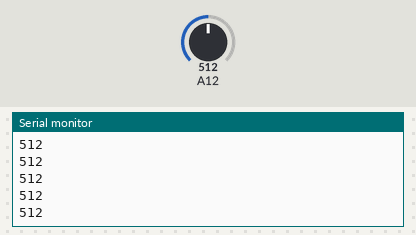
Simulated run of this program. Board: Arduino Mega 2560, built with avr-gcc and run on an emulated ATmega2560. Parts: the last lines printed to the serial monitor. The test bench sets the inputs (shaded band); at power-on: A12 = 512.

Above: at 1.2 s.
1.3 s: A12 set to 716
At 2.0 s:
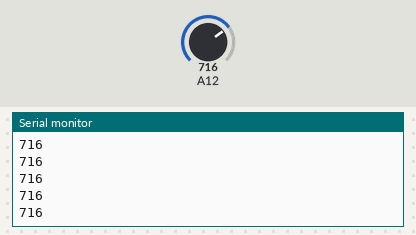
2.8 s: A12 set to 900
At 3.3 s:
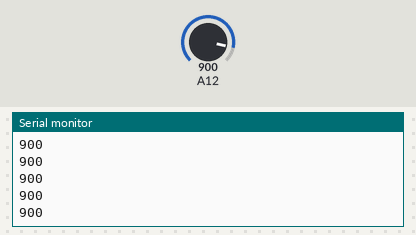
Timing chart, 0 to 5.8 s (numbered marks = the images above; inputs shaded):
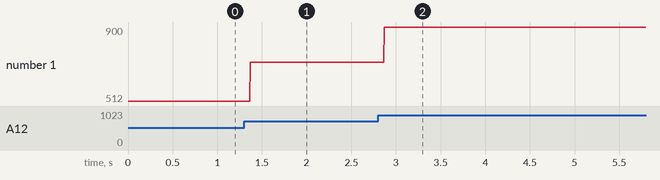

The program:

main.cpp
```cpp
#include <Arduino.h>

#define IRlineFront A15 //...IRline PIN
#define IRlineRight A14 //...IRline PIN
#define IRlineLeft A12  //...IRline PIN
#define IRlineBack A13  //...IRline PIN


void setup() {
  Serial.begin(9600);   // put your setup code here, to run once:
}

void loop() {
 Serial.println(analogRead(A12));
}
```

Measured:
- after the input at 1.3 s, the serial monitor: prints a new line after 0.07 s (image 1)
- after the input at 2.8 s, the serial monitor: prints a new line after 0.07 s (image 2)
- plotted number 1: 512 → 716 after the input at 1.3 s, 716 → 900 after the input at 2.8 s
